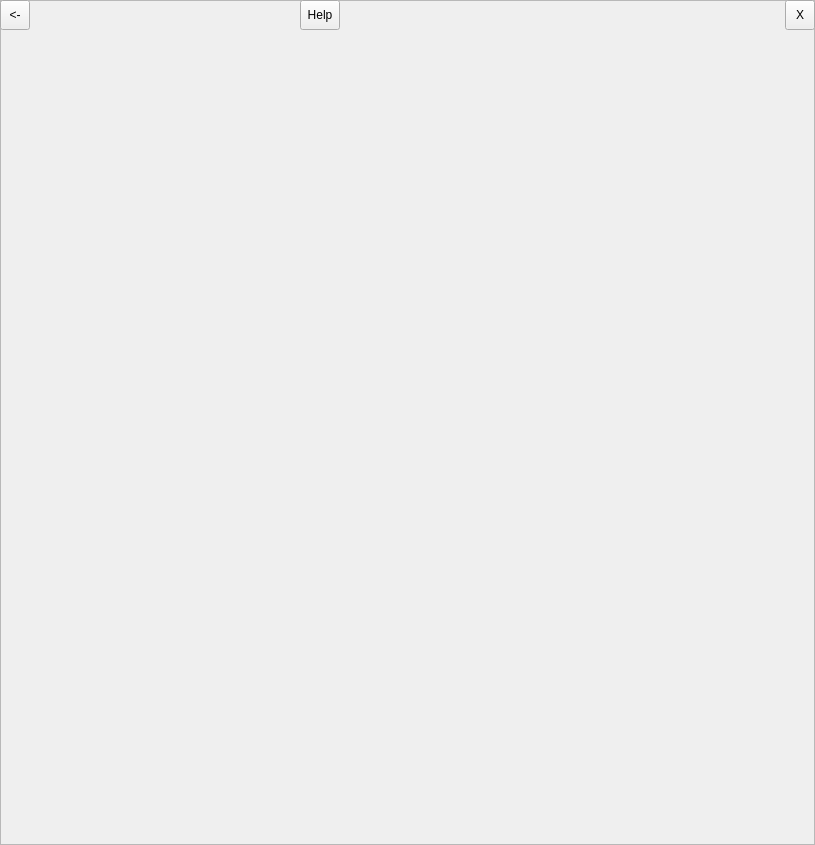
<?xml version="1.0" encoding="UTF-8"?>
<ui version="4.0">
 <class>level_high</class>
 <widget class="QWidget" name="level_high">
  <property name="geometry">
   <rect>
    <x>0</x>
    <y>0</y>
    <width>815</width>
    <height>845</height>
   </rect>
  </property>
  <property name="windowTitle">
   <string>Form</string>
  </property>
  <widget class="QFrame" name="frame">
   <property name="geometry">
    <rect>
     <x>0</x>
     <y>0</y>
     <width>815</width>
     <height>845</height>
    </rect>
   </property>
   <property name="frameShape">
    <enum>QFrame::StyledPanel</enum>
   </property>
   <property name="frameShadow">
    <enum>QFrame::Raised</enum>
   </property>
   <widget class="QToolButton" name="toolButton_back">
    <property name="geometry">
     <rect>
      <x>0</x>
      <y>0</y>
      <width>30</width>
      <height>30</height>
     </rect>
    </property>
    <property name="text">
     <string>&lt;-</string>
    </property>
   </widget>
   <widget class="QToolButton" name="toolButton_help">
    <property name="geometry">
     <rect>
      <x>300</x>
      <y>0</y>
      <width>40</width>
      <height>30</height>
     </rect>
    </property>
    <property name="text">
     <string>Help</string>
    </property>
   </widget>
   <widget class="QToolButton" name="toolButton_close">
    <property name="geometry">
     <rect>
      <x>785</x>
      <y>0</y>
      <width>30</width>
      <height>30</height>
     </rect>
    </property>
    <property name="text">
     <string>X</string>
    </property>
   </widget>
  </widget>
 </widget>
 <resources/>
 <connections/>
</ui>
